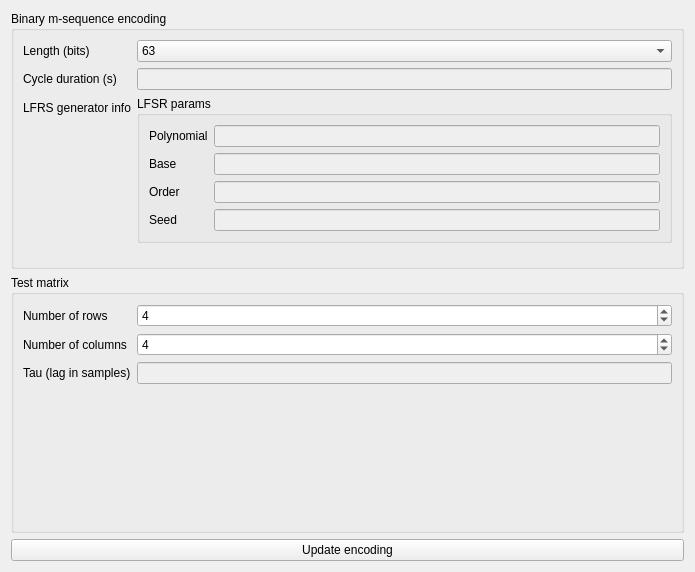
            <widget class="QWidget" name="params_encoding">
             <property name="geometry">
              <rect>
               <x>0</x>
               <y>0</y>
               <width>695</width>
               <height>572</height>
              </rect>
             </property>
             <attribute name="label">
              <string>Encoding and matrix</string>
             </attribute>
             <layout class="QVBoxLayout" name="verticalLayout_8">
              <item>
               <widget class="QGroupBox" name="groupBox">
                <property name="title">
                 <string>Binary m-sequence encoding</string>
                </property>
                <layout class="QFormLayout" name="formLayout_9">
                 <item row="0" column="0">
                  <widget class="QLabel" name="label_12">
                   <property name="text">
                    <string>Length (bits)</string>
                   </property>
                  </widget>
                 </item>
                 <item row="0" column="1">
                  <widget class="QComboBox" name="comboBox_seqlength">
                   <property name="currentIndex">
                    <number>1</number>
                   </property>
                   <item>
                    <property name="text">
                     <string>31</string>
                    </property>
                   </item>
                   <item>
                    <property name="text">
                     <string>63</string>
                    </property>
                   </item>
                   <item>
                    <property name="text">
                     <string>127</string>
                    </property>
                   </item>
                   <item>
                    <property name="text">
                     <string>255</string>
                    </property>
                   </item>
                  </widget>
                 </item>
                 <item row="1" column="0">
                  <widget class="QLabel" name="label_19">
                   <property name="text">
                    <string>Cycle duration (s)</string>
                   </property>
                  </widget>
                 </item>
                 <item row="1" column="1">
                  <widget class="QLineEdit" name="lineEdit_cycleduration">
                   <property name="enabled">
                    <bool>false</bool>
                   </property>
                   <property name="readOnly">
                    <bool>true</bool>
                   </property>
                  </widget>
                 </item>
                 <item row="2" column="0">
                  <widget class="QLabel" name="label_17">
                   <property name="text">
                    <string>LFRS generator info</string>
                   </property>
                  </widget>
                 </item>
                 <item row="2" column="1">
                  <widget class="QGroupBox" name="groupBox_5">
                   <property name="title">
                    <string>LFSR params</string>
                   </property>
                   <layout class="QFormLayout" name="formLayout_10">
                    <item row="2" column="0">
                     <widget class="QLabel" name="label_15">
                      <property name="text">
                       <string>Polynomial</string>
                      </property>
                     </widget>
                    </item>
                    <item row="2" column="1">
                     <widget class="QLineEdit" name="lineEdit_poly">
                      <property name="enabled">
                       <bool>false</bool>
                      </property>
                      <property name="readOnly">
                       <bool>true</bool>
                      </property>
                     </widget>
                    </item>
                    <item row="3" column="0">
                     <widget class="QLabel" name="label_14">
                      <property name="text">
                       <string>Base</string>
                      </property>
                     </widget>
                    </item>
                    <item row="3" column="1">
                     <widget class="QLineEdit" name="lineEdit_base">
                      <property name="enabled">
                       <bool>false</bool>
                      </property>
                      <property name="readOnly">
                       <bool>true</bool>
                      </property>
                     </widget>
                    </item>
                    <item row="4" column="0">
                     <widget class="QLabel" name="label_13">
                      <property name="text">
                       <string>Order</string>
                      </property>
                     </widget>
                    </item>
                    <item row="4" column="1">
                     <widget class="QLineEdit" name="lineEdit_order">
                      <property name="enabled">
                       <bool>false</bool>
                      </property>
                      <property name="readOnly">
                       <bool>true</bool>
                      </property>
                     </widget>
                    </item>
                    <item row="5" column="0">
                     <widget class="QLabel" name="label_16">
                      <property name="text">
                       <string>Seed</string>
                      </property>
                     </widget>
                    </item>
                    <item row="5" column="1">
                     <widget class="QLineEdit" name="lineEdit_seed">
                      <property name="enabled">
                       <bool>false</bool>
                      </property>
                      <property name="readOnly">
                       <bool>true</bool>
                      </property>
                     </widget>
                    </item>
                   </layout>
                  </widget>
                 </item>
                </layout>
               </widget>
              </item>
              <item>
               <widget class="QGroupBox" name="groupBox_4">
                <property name="title">
                 <string>Test matrix</string>
                </property>
                <layout class="QFormLayout" name="formLayout_8">
                 <item row="1" column="0">
                  <widget class="QLabel" name="label_10">
                   <property name="text">
                    <string>Number of rows</string>
                   </property>
                  </widget>
                 </item>
                 <item row="1" column="1">
                  <widget class="QSpinBox" name="spinBox_nrow">
                   <property name="value">
                    <number>4</number>
                   </property>
                  </widget>
                 </item>
                 <item row="2" column="0">
                  <widget class="QLabel" name="label_11">
                   <property name="text">
                    <string>Number of columns</string>
                   </property>
                  </widget>
                 </item>
                 <item row="2" column="1">
                  <widget class="QSpinBox" name="spinBox_ncol">
                   <property name="value">
                    <number>4</number>
                   </property>
                  </widget>
                 </item>
                 <item row="4" column="0">
                  <widget class="QLabel" name="label_18">
                   <property name="text">
                    <string>Tau (lag in samples)</string>
                   </property>
                  </widget>
                 </item>
                 <item row="4" column="1">
                  <widget class="QLineEdit" name="lineEdit_tau">
                   <property name="enabled">
                    <bool>false</bool>
                   </property>
                   <property name="readOnly">
                    <bool>true</bool>
                   </property>
                  </widget>
                 </item>
                </layout>
               </widget>
              </item>
              <item>
               <layout class="QHBoxLayout" name="horizontalLayout_6">
                <item>
                 <widget class="QPushButton" name="btn_update_matrix">
                  <property name="text">
                   <string>Update encoding</string>
                  </property>
                 </widget>
                </item>
               </layout>
              </item>
             </layout>
            </widget>
